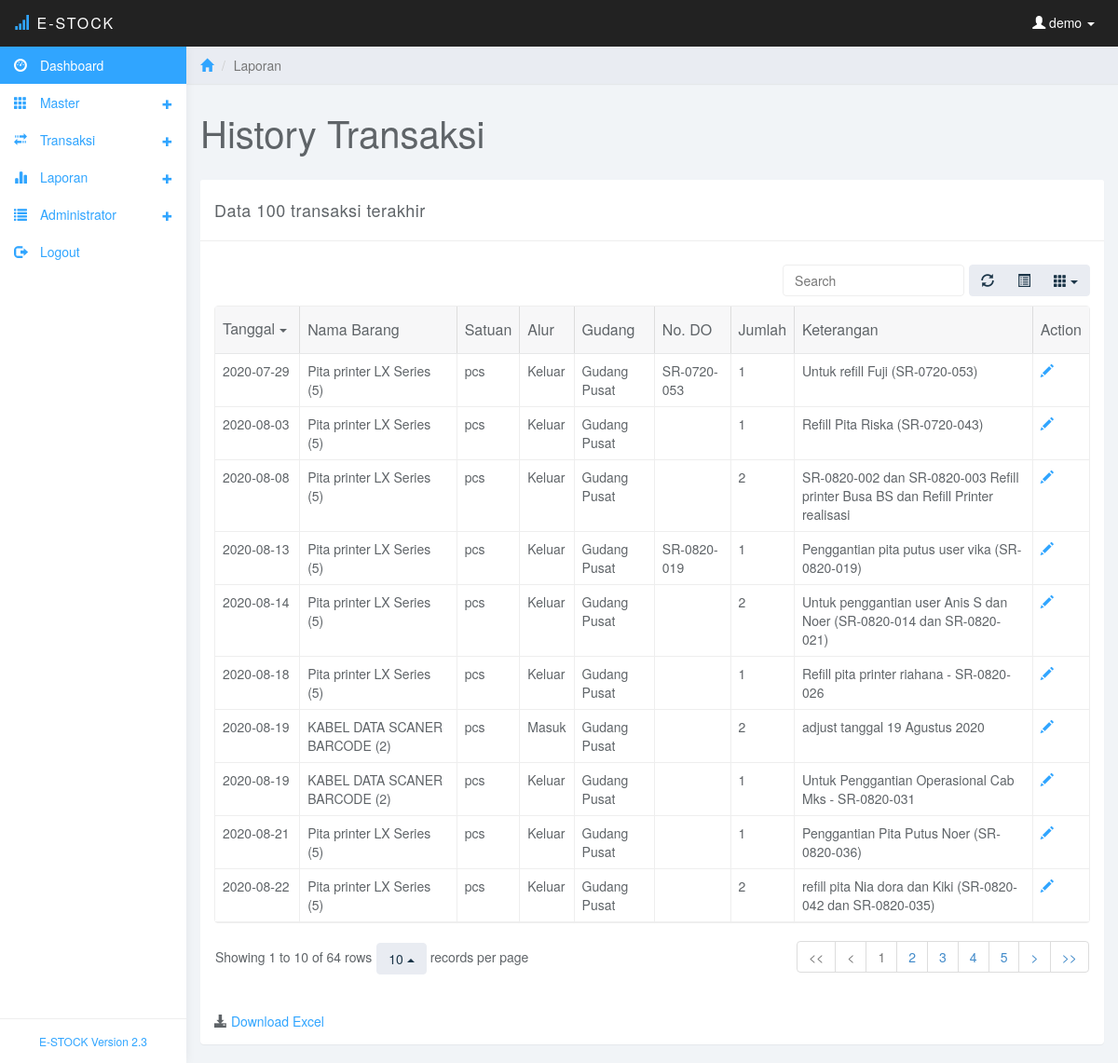
The app's page /history1.php (signed in) with its own data.
### tables this page shows
CREATE TABLE `transaksi` (
  `id_transaksi` int(11) NOT NULL,
  `tgl_transaksi` date NOT NULL,
  `jenis_transaksi` varchar(6) NOT NULL,
  `id_barang` int(11) NOT NULL,
  `id_gudang` int(11) NOT NULL,
  `no_do` varchar(50) NOT NULL,
  `jumlah` int(11) NOT NULL,
  `keterangan` varchar(100) NOT NULL
);

CREATE TABLE `barang` (
  `id_barang` int(11) NOT NULL,
  `nama_barang` varchar(50) NOT NULL,
  `satuan` varchar(10) NOT NULL,
  `harga_beli` int(11) NOT NULL,
  `harga_jual` int(11) NOT NULL
);

CREATE TABLE `gudang` (
  `id_gudang` int(11) NOT NULL,
  `kode_gudang` varchar(20) NOT NULL,
  `nama_gudang` varchar(30) NOT NULL
);

### history1.php (the view, shortened to what this page needs)
<?php
include ("koneksi/koneksi.php");
$pengguna=$_SESSION['username'];
?>
<!DOCTYPE html>
<html>
<head>
<link href="css/bootstrap.min.css" rel="stylesheet">
<link href="css/datepicker3.css" rel="stylesheet">
<link href="css/bootstrap-table.css" rel="stylesheet">
<link href="css/styles.css" rel="stylesheet">
</head>
<body>
	<nav class="navbar navbar-inverse navbar-fixed-top" role="navigation">
		<div class="container-fluid">
			<div class="navbar-header">
				<a class="navbar-brand" href="#"><span class="glyphicon glyphicon-signal"></span> E-Stock<span></span></a>
				<ul class="user-menu">
					<li class="dropdown pull-right">
						<a href="#" class="dropdown-toggle" data-toggle="dropdown"><span class="glyphicon glyphicon-user"></span>
						<?php
						echo " $pengguna";
						?>
						<span class="caret"></span></a>
					</li>
				</ul>
			</div>
		</div>
	</nav>
	<?php
	include("menu.php");
	?>
	<div class="col-sm-9 col-sm-offset-3 col-lg-10 col-lg-offset-2 main">
		<div class="row">
			<ol class="breadcrumb">
				<li><a href="#"><span class="glyphicon glyphicon-home"></span></a></li>
				<li class="active">Laporan</li>
			</ol>
		</div>
		<div class="row">
			<div class="col-lg-12">
				<h1 class="page-header">History Transaksi</h1>
			</div>
		</div>
		<div class="row">
			<div class="col-lg-12">
				<div class="panel panel-default">
					<div class="panel-heading">Data 100 transaksi terakhir</div>
					<div class="panel-body">
						<table data-toggle="table" data-url="tables/data1.json"  data-show-refresh="true" data-show-toggle="true" data-show-columns="true" data-search="true" data-select-item-name="toolbar1" data-pagination="true" data-sort-name="tgl" data-sort-order="desc">
						    <thead>
						    <tr>
						        <th data-field="tgl" data-sortable="true">Tanggal</th>
						        <th data-field="nama"  data-sortable="true">Nama Barang</th>
								<th data-field="seater"  data-sortable="true">Satuan</th>
						        <th data-field="jenis" data-sortable="true">Alur</th>
								<th data-field="gudang" data-sortable="true">Gudang</th>
								<th data-field="do" data-sortable="true">No. DO</th>
								<th data-field="qty" data-sortable="true">Jumlah</th>
								<th data-field="ket" data-sortable="true">Keterangan</th>
								<th data-field="action">Action</th>
							</tr>
							</thead>
							<tbody>
							<?php
							if(substr($_SESSION['level'],0,6)=='gudang')
							{
								$sqlcari=mysqli_query($con,"select * from gudang where kode_gudang='$_SESSION[level]'");
								$dtcari=mysqli_fetch_array($sqlcari);
								$idgudang=$dtcari['id_gudang'];
								$sqltrx="select t.id_transaksi,t.tgl_transaksi,t.jenis_transaksi,t.id_barang,t.id_gudang,t.no_do,t.jumlah,t.keterangan,b.nama_barang,b.satuan,g.nama_gudang from transaksi t, barang b, gudang g where (t.id_barang=b.id_barang) and (t.id_gudang=g.id_gudang) and (t.id_gudang=$idgudang) order by t.id_transaksi desc limit 0,100";
							}
							else
							{
								$sqltrx="select t.id_transaksi,t.tgl_transaksi,t.jenis_transaksi,t.id_barang,t.id_gudang,t.no_do,t.jumlah,t.keterangan,b.nama_barang,b.satuan,g.nama_gudang from transaksi t, barang b, gudang g where (t.id_barang=b.id_barang) and (t.id_gudang=g.id_gudang) order by t.id_transaksi desc limit 0,100";
							}
							$querytrx=mysqli_query($con,$sqltrx);
							while ($datatrx=mysqli_fetch_array($querytrx))
							{
							echo '
							<tr>
						        <td data-field="tgl" data-sortable="true">'.$datatrx['tgl_transaksi'].'</td>
						        <td data-field="nama"  data-sortable="true">'.$datatrx['nama_barang'].'</td>
								<td data-field="seater"  data-sortable="true">'.$datatrx['satuan'].'</td>
								<td data-field="jenis"  data-sortable="true">'.$datatrx['jenis_transaksi'].'</td>
								<td data-field="gudang"  data-sortable="true">'.$datatrx['nama_gudang'].'</td>
								<td data-field="do"  data-sortable="true">'.$datatrx['no_do'].'</td>
						        <td data-field="qty" data-sortable="true">'.$datatrx['jumlah'].'</td>
								<td data-field="ket" data-sortable="true">'.$datatrx['keterangan'].'</td>
								<td data-field="action"><a href="edit-transaksi.php?idt='.$datatrx['id_transaksi'].'&idb='.$datatrx['id_barang'].'"><span class="glyphicon glyphicon-pencil" title="Edit keterangan"></a></td>
						    </tr>';
							}
							?>
						    </tbody>
						</table>
					</div>
					<div class="panel-body"><span class="glyphicon glyphicon-download-alt"></span> <a href="download-history.php">Download Excel</a></div>
				</div>
			</div>
		</div>
	</div>
</body>
</html>

### css/styles.css (style rules this page uses)
body { background: #f1f4f7; padding-top: 50px; color: #5f6468; }
a, a:hover, a:focus { color: #30a5ff; }
h1, h2, h3, h4, h5, h6 { color: #5f6468; }
h1 { font-weight: 300; font-size: 40px; }
.navbar-header .navbar-brand { color: #fff; font-size: 16px; text-transform: uppercase; font-weight: 500; letter-spacing: 2px; }
.navbar-header .navbar-brand span { color: #30a5ff; }
.panel { border: 0; }
.panel-heading { font-size: 18px; font-weight: 300; letter-spacing: 0.025em; height: 66px; line-height: 45px; }
.panel-default .panel-heading { background: #fff; border-bottom: 1px solid #eee; color: #5f6468; }
.navbar { border: 0; }
.user-menu { display: inline-block; margin-top: 14px; margin-right: 10px; float: right; list-style: none; padding: 0; }
.user-menu a { color: #fff; }
@media (min-width: 768px) { .navbar-header { width: 100%; } }
.breadcrumb { border-radius: 0; padding: 10px 15px; background: #e9ecf2; box-shadow: 0 1px 1px rgba(0, 0, 0, .05); margin: 0 ; }
h1.page-header { margin-top: 30px; border-bottom: 0; }
.table { background: #fff; }

### records on screen
transaksi: tgl_transaksi "2020-08-22", id_barang.nama_barang "Pita printer LX Series (5)", id_barang.satuan "pcs", jenis_transaksi "Keluar", id_gudang.nama_gudang "Gudang Pusat", jumlah "2", keterangan "refill pita Nia dora dan Kiki (SR-0820-042 dan SR-0820-035)"
transaksi: tgl_transaksi "2020-08-21", id_barang.nama_barang "Pita printer LX Series (5)", id_barang.satuan "pcs", jenis_transaksi "Keluar", id_gudang.nama_gudang "Gudang Pusat", jumlah "1", keterangan "Penggantian Pita Putus Noer (SR-0820-036)"
transaksi: tgl_transaksi "2020-08-19", id_barang.nama_barang "KABEL DATA SCANER BARCODE (2)", id_barang.satuan "pcs", jenis_transaksi "Keluar", id_gudang.nama_gudang "Gudang Pusat", jumlah "1", keterangan "Untuk Penggantian Operasional Cab Mks - SR-0820-031"
transaksi: tgl_transaksi "2020-08-19", id_barang.nama_barang "KABEL DATA SCANER BARCODE (2)", id_barang.satuan "pcs", jenis_transaksi "Masuk", id_gudang.nama_gudang "Gudang Pusat", jumlah "2", keterangan "adjust tanggal 19 Agustus 2020"
transaksi: tgl_transaksi "2020-08-18", id_barang.nama_barang "Pita printer LX Series (5)", id_barang.satuan "pcs", jenis_transaksi "Keluar", id_gudang.nama_gudang "Gudang Pusat", jumlah "1", keterangan "Refill pita printer riahana - SR-0820-026"
transaksi: tgl_transaksi "2020-08-14", id_barang.nama_barang "Pita printer LX Series (5)", id_barang.satuan "pcs", jenis_transaksi "Keluar", id_gudang.nama_gudang "Gudang Pusat", jumlah "2", keterangan "Untuk penggantian user Anis S dan Noer (SR-0820-014 dan SR-0820-021)"
transaksi: tgl_transaksi "2020-08-13", id_barang.nama_barang "Pita printer LX Series (5)", id_barang.satuan "pcs", jenis_transaksi "Keluar", id_gudang.nama_gudang "Gudang Pusat", no_do "SR-0820-019", jumlah "1", keterangan "Penggantian pita putus user vika (SR-0820-019)"
transaksi: tgl_transaksi "2020-08-08", id_barang.nama_barang "Pita printer LX Series (5)", id_barang.satuan "pcs", jenis_transaksi "Keluar", id_gudang.nama_gudang "Gudang Pusat", jumlah "2", keterangan "SR-0820-002 dan SR-0820-003 Refill printer Busa BS dan Refill Printer realisasi"
transaksi: tgl_transaksi "2020-08-03", id_barang.nama_barang "Pita printer LX Series (5)", id_barang.satuan "pcs", jenis_transaksi "Keluar", id_gudang.nama_gudang "Gudang Pusat", jumlah "1", keterangan "Refill Pita Riska (SR-0720-043)"
transaksi: tgl_transaksi "2020-07-29", id_barang.nama_barang "Pita printer LX Series (5)", id_barang.satuan "pcs", jenis_transaksi "Keluar", id_gudang.nama_gudang "Gudang Pusat", no_do "SR-0720-053", jumlah "1", keterangan "Untuk refill Fuji (SR-0720-053)"

### other values on screen
$pengguna "demo"
